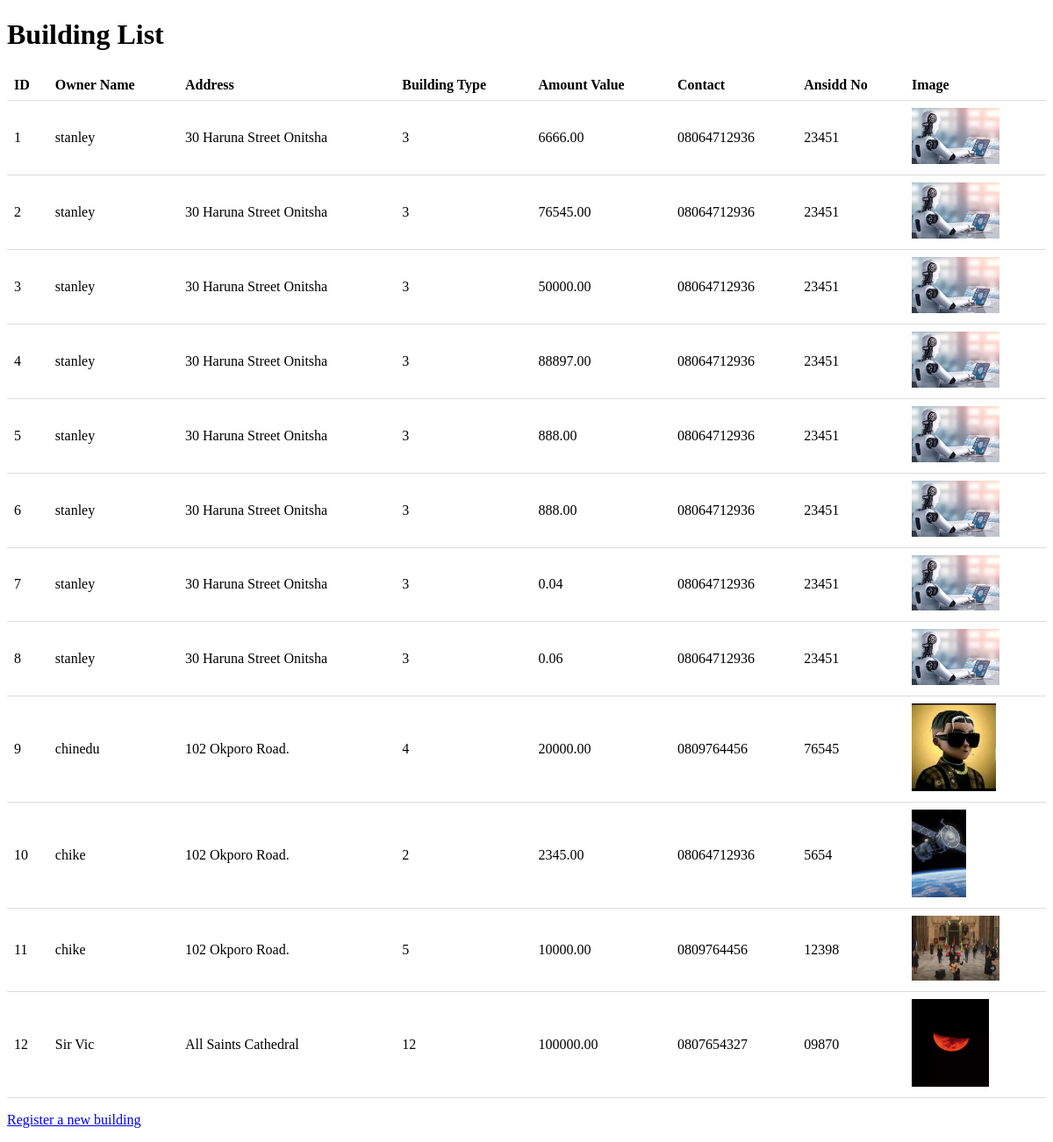
Before: /building_list/ with the older database file.
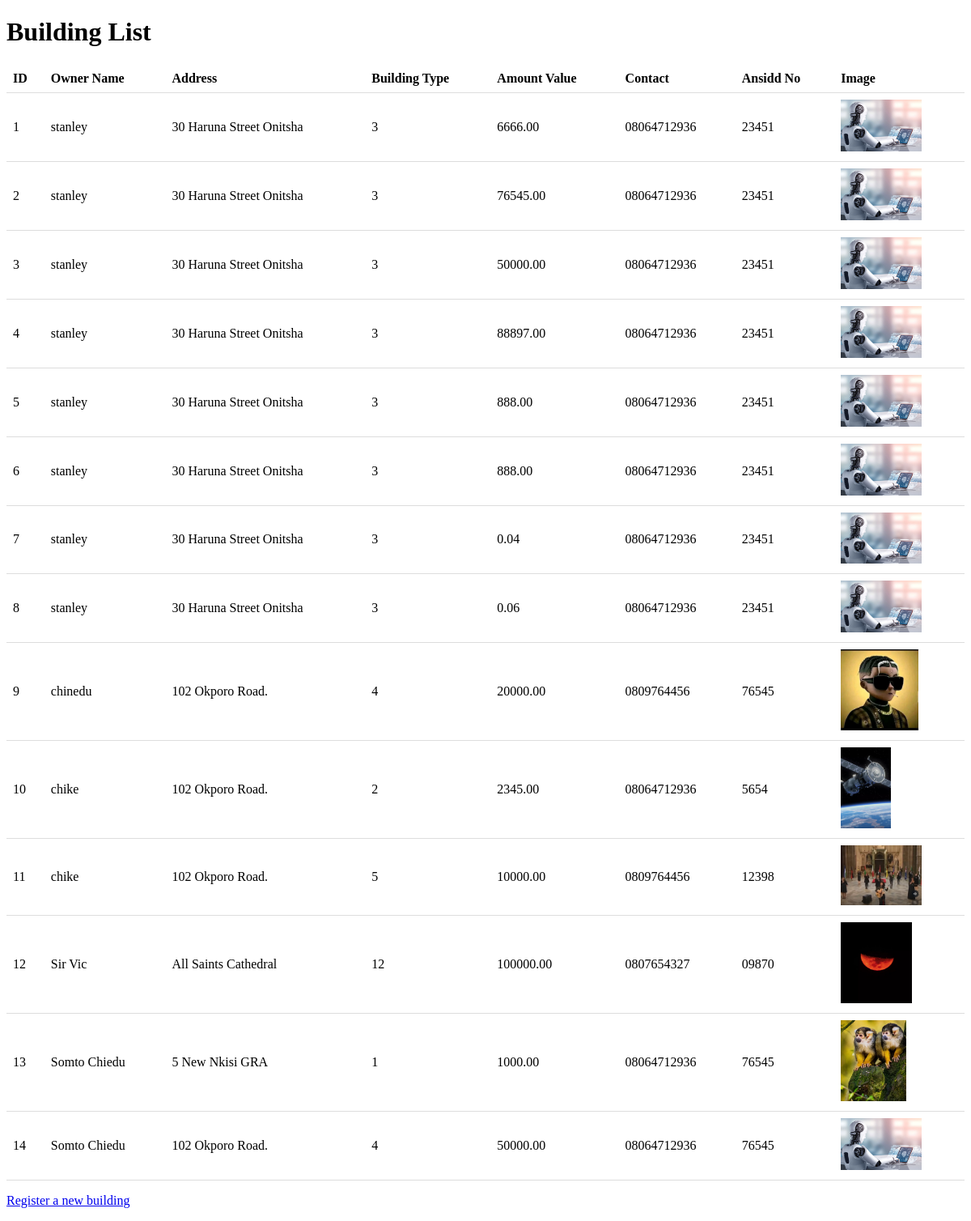
After: the same page with the newer database file.
### building/models.py (models this page shows, shortened)
class Building(models.Model):
    owner_name = models.CharField(max_length=100)
    address = models.CharField(max_length=100)
    building_type = models.CharField(max_length=100)
    amount_value = models.DecimalField(max_digits=8, decimal_places=2)
    contact = models.CharField(max_length=100)
    ansidd_no = models.CharField(max_length=100)
    image = models.ImageField(upload_to='building/images/')

### building/views.py (the view)
# urls.py: path('building_list/', views.building_list, name='building_list'),
def building_list(request):
    buildings = Building.objects.all()
    return render(request, 'building/building_list.html', {'buildings': buildings})

### building/templates/building/building_list.html (shortened to what this page needs)
<!DOCTYPE html>
<html>
<head>
</head>
<body>
    <h1>Building List</h1>
    {% if buildings %}
        <table>
            <tr>
                <th>ID</th>
                <th>Owner Name</th>
                <th>Address</th>
                <th>Building Type</th>
                <th>Amount Value</th>
                <th>Contact</th>
                <th>Ansidd No</th>
                <th>Image</th>
            </tr>
            {% for building in buildings %}
                <tr>
                    <td>{{ building.id }}</td>
                    <td>{{ building.owner_name }}</td>
                    <td>{{ building.address }}</td>
                    <td>{{ building.building_type }}</td>
                    <td>{{ building.amount_value }}</td>
                    <td>{{ building.contact }}</td>
                    <td>{{ building.ansidd_no }}</td>
                    <td><img src="{{ building.image.url }}" alt="Building Image" onclick="openImage('{{ building.image.url }}')"></td>
                </tr>
            {% endfor %}
        </table>
    {% else %}
        <p>No buildings registered.</p>
    {% endif %}
    <p><a href="{% url 'building:registration' %}">Register a new building</a></p>
</body>
</html>

### building/templates/building/building_list.html (style rules this page uses)
table { border-collapse: collapse; width: 100%; }
th, td { padding: 8px; text-align: left; border-bottom: 1px solid #ddd; }
img { max-width: 100px; max-height: 100px; cursor: pointer; }

Changed rows visible on the page:
added Building: id "13", owner_name "Somto Chiedu", address "5 New Nkisi GRA", building_type "1", amount_value "1000.00", contact "08064712936", ansidd_no "76545", image (picture)
added Building: id "14", owner_name "Somto Chiedu", address "102 Okporo Road.", building_type "4", amount_value "50000.00", contact "08064712936", ansidd_no "76545", image (picture)
